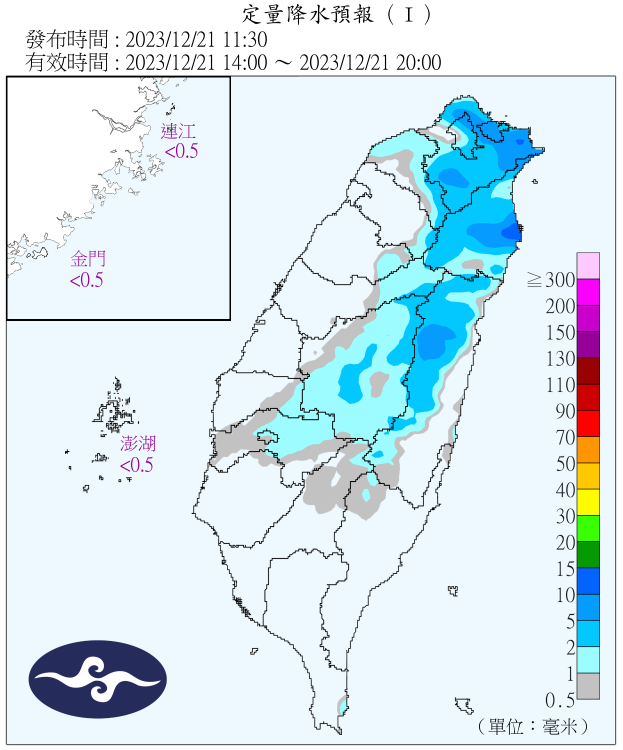
#> input picture 20231221/6_06QPF.png, 1245 x 1500 px, found by its file name (shown at 1/2 size)
$ python cropped.py
#> lines starting #> are read from the running program, lines starting #| are printed output that depends on the picture
# -*- coding: utf-8 -*-
"""
Created on Sun Dec 17 14:34:34 2023

@author: User
"""

from PIL import Image
from datetime import datetime
import os

# East_auto
now = datetime.now()
today = now.strftime("%Y%m%d")
path = rf"C:\Users\User\Desktop\East_auto\{today}"
img = ["6_06QPF.png", "6_12QPF.png", "6_18QPF.png", "6_24QPF.png"]
os.chdir(path)

# 設定要裁剪的區域 (左, 上, 右, 下)
crop_area = (625, 300, 1080, 1050)

def cropped(img):

#> called with img = '6_06QPF.png'
    image = Image.open(os.path.join(path, img))
#> image is the input picture: PIL image 1245x1500 RGBA; mean R, G, B, A 213.6, 232.1, 239.1, 254.3
    cropped_image = image.crop(crop_area)
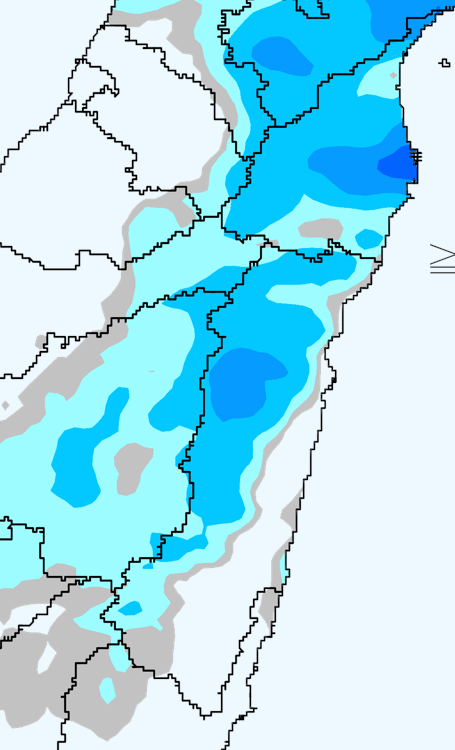
#> cropped_image: PIL image 455x750 RGBA; mean R, G, B, A 165.1, 224.3, 239.8, 254; transparent parts drawn white
    cropped_image.save("cropped_" + img)

for i in img:

    cropped(i)
#> pass 2 of the loop `for i in img:`:
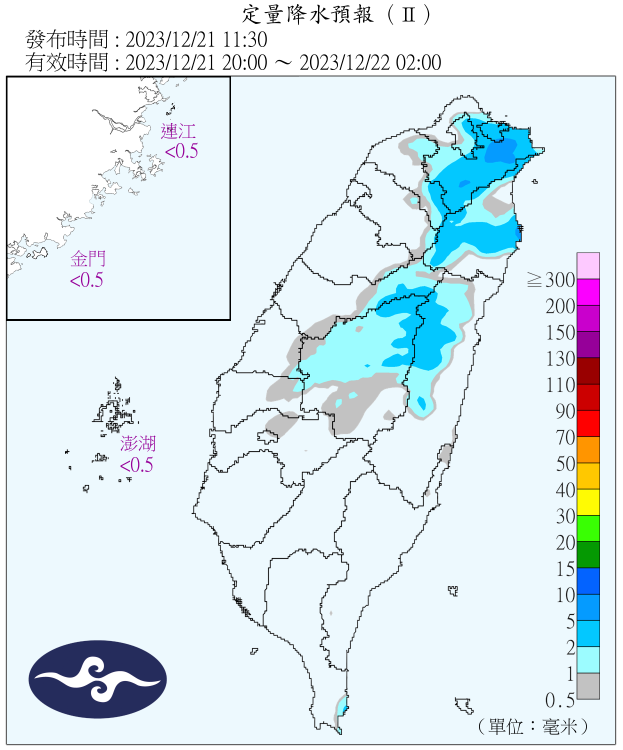
#> input picture 20231221/6_12QPF.png, 1245 x 1500 px, found by its file name (shown at 1/2 size)
#> in cropped, image is the input picture: PIL image 1245x1500 RGBA; mean R, G, B, A 218.6, 233.5, 239.4, 254.2
#> in cropped (call 2), `cropped_image = image.crop(crop_area)`:
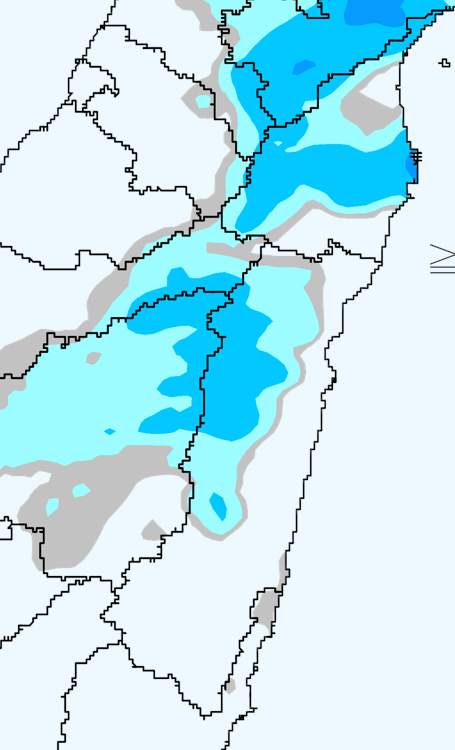
#> cropped_image: PIL image 455x750 RGBA; mean R, G, B, A 187.3, 230.7, 240.9, 253.7; transparent parts drawn white
#> pass 3 of the loop `for i in img:`:
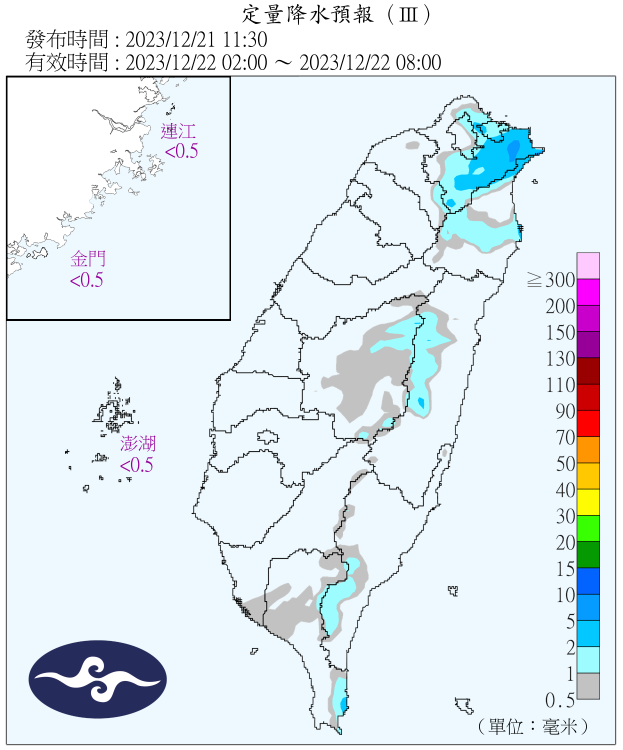
#> input picture 20231221/6_18QPF.png, 1245 x 1500 px, found by its file name (shown at 1/2 size)
#> in cropped, image is the input picture: PIL image 1245x1500 RGBA; mean R, G, B, A 223.1, 233.9, 238.8, 254.1
#> in cropped (call 3), `cropped_image = image.crop(crop_area)`:
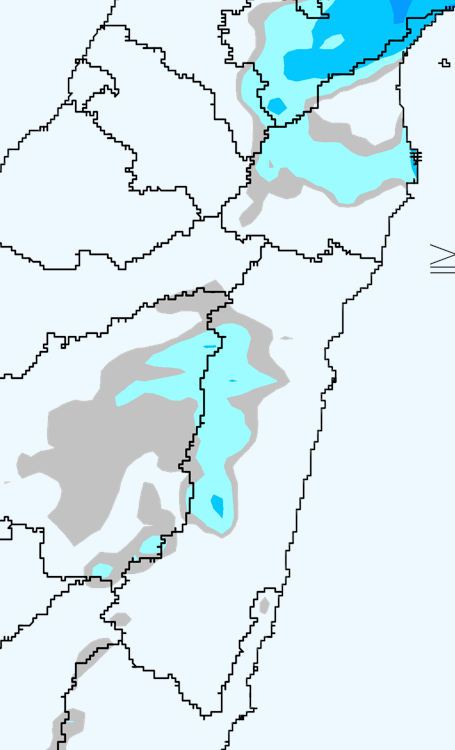
#> cropped_image: PIL image 455x750 RGBA; mean R, G, B, A 213.3, 234.1, 239.5, 253.3; transparent parts drawn white
#> the loop made 4 passes; the first 3 are shown
